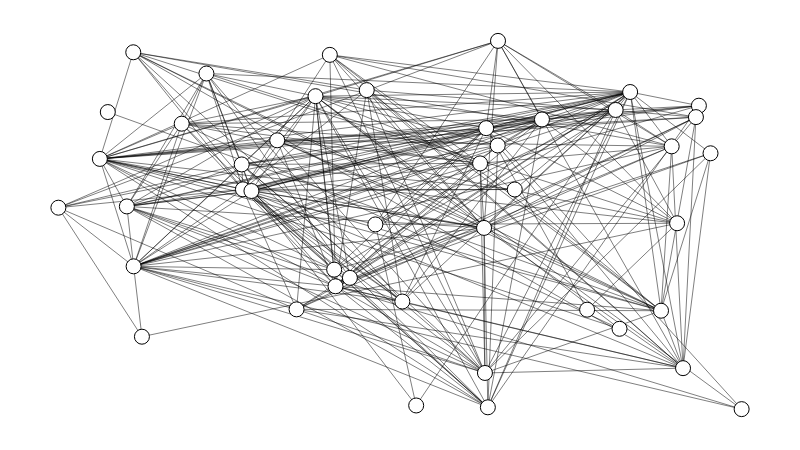

Source (notebook cell):
### Code cell
g = fm.load('marvel.gml')
g.label_nodes('name')
g.set_all_nodes(size=15, labpos='hover')
g.set_all_edges(color=(0, 0, 0, 0.5))
g.draw()

### Figure 1 — Plotly figure (JSON) as saved in the notebook; plotly's stock layout.template omitted (floating-point values rounded to 4 significant figures; data arrays with more than 128 entries replaced by an {"elided": "..."} marker saying what was removed)
{"data": [{"hoverinfo": "none", "line": {"color": "rgb(127, 127, 127)", "dash": "solid", "width": 0}, "mode": "lines", "type": "scatter", "x": [0.4932, 0.4932, null, 0, 1, null], "y": [0, 1, null, 0.4952, 0.4952, null]}, {"hoverinfo": "none", "line": {"color": "rgba(0, 0, 0, 0.5)", "dash": "solid", "width": 1}, "mode": "lines", "type": "scatter", "x": {"elided": "840 float values"}, "y": {"elided": "840 float values"}}, {"hoverinfo": "text", "marker": {"color": "rgb(255, 255, 255)", "line": {"color": "rgb(0, 0, 0)", "width": 1}, "size": 15, "symbol": "circle"}, "mode": "markers", "text": ["Red Skull", "Lady Deathstrike", "Omega Red", "Sabretooth", "Doctor Doom", "Loki", "Thanos", "Lizard", "Magneto", "Mister Sinister", "Scarlet Witch", "Bullseye", "Kingpin", "Kraven the Hunter", "Dormammu", "Mephisto", "Ego", "Klaw", "Leader", "Onslaught", "Kang", "Apocalypse", "Mystique", "Doctor Octopus", "Rhino", "Carnage", "Hydro-Man", "Blizzard", "Mandarin", "Blob", "Tiger Shark", "Exodus", "Electro", "Lady Bullseye", "Annihilus", "Chameleon", "Jigsaw", "Pyro", "Goblin Queen", "Callisto", "Arclight", "Fabian Cortez", "Bloodaxe", "Blackout"], "textfont": {"color": "rgb(0, 0, 0)"}, "textposition": "middle center", "type": "scatter", "x": [0.3763, 0.6172, 0.1096, 0.623, 0.1101, 0.2701, 0.2826, 0.8156, 0.4056, 0.9142, 0.8368, 0.1805, 0.06072, 0.6434, 0.5034, 0.2167, 0.668, 0.6286, 0.643, 0.3486, 0.2683, 0.6243, 0.882, 0.7078, 0.6261, 0.5237, 0.9375, 0.1223, 0, 0.8976, 1, 0.9545, 0.9056, 0.8213, 0.1002, 0.4639, 0.4037, 0.3203, 0.4513, 0.3973, 0.9331, 0.07236, 0.4267, 0.7738], "y": [0.8498, 0.6673, 0.969, 0.4921, 0.3878, 0.5969, 0.5924, 0.8124, 0.3336, 0.1112, 0.8611, 0.7751, 0.6795, 1, 0.2922, 0.9114, 0.5965, 0.004928, 0.716, 0.2709, 0.6645, 0.0982, 0.2672, 0.7866, 0.763, 0.009893, 0.824, 0.1967, 0.547, 0.7136, 0, 0.6947, 0.5047, 0.2181, 0.5505, 0.5016, 0.3788, 0.73, 0.8663, 0.962, 0.793, 0.8067, 0.3565, 0.27]}, {"hoverinfo": "none", "mode": "text", "text": [], "textfont": {"color": "rgb(255, 255, 255)"}, "textposition": "middle center", "type": "scatter", "x": [], "y": []}, {"hoverinfo": "none", "mode": "text", "text": [null, null, null, null, null, null, null, null, null, null, null, null, null, null, null, null, null, null, null, null, null, null, null, null, null, null, null, null, null, null, null, null, null, null, null, null, null, null, null, null, null, null, null, null], "textfont": {"color": "rgb(0, 0, 0)"}, "textposition": "middle center", "type": "scatter", "x": [0.3763, 0.6172, 0.1096, 0.623, 0.1101, 0.2701, 0.2826, 0.8156, 0.4056, 0.9142, 0.8368, 0.1805, 0.06072, 0.6434, 0.5034, 0.2167, 0.668, 0.6286, 0.643, 0.3486, 0.2683, 0.6243, 0.882, 0.7078, 0.6261, 0.5237, 0.9375, 0.1223, 0, 0.8976, 1, 0.9545, 0.9056, 0.8213, 0.1002, 0.4639, 0.4037, 0.3203, 0.4513, 0.3973, 0.9331, 0.07236, 0.4267, 0.7738], "y": [0.8498, 0.6673, 0.969, 0.4921, 0.3878, 0.5969, 0.5924, 0.8124, 0.3336, 0.1112, 0.8611, 0.7751, 0.6795, 1, 0.2922, 0.9114, 0.5965, 0.004928, 0.716, 0.2709, 0.6645, 0.0982, 0.2672, 0.7866, 0.763, 0.009893, 0.824, 0.1967, 0.547, 0.7136, 0, 0.6947, 0.5047, 0.2181, 0.5505, 0.5016, 0.3788, 0.73, 0.8663, 0.962, 0.793, 0.8067, 0.3565, 0.27]}, {"hoverinfo": "none", "mode": "text", "text": {"elided": "280 null values"}, "textfont": {"color": "rgb(0, 0, 0)"}, "textposition": "middle center", "type": "scatter", "x": {"elided": "280 float values"}, "y": {"elided": "280 float values"}}, {"hoverinfo": "none", "marker": {"color": "rgba(255, 255, 255, 0)", "line": {"color": "rgba(255, 255, 255, 0)", "width": 0}, "size": 0, "symbol": "circle"}, "mode": "markers", "type": "scatter", "x": [0.5, 0, 1, 0.5], "y": [0, 0.5, 0.5, 1]}], "layout": {"height": 450, "hovermode": "closest", "margin": {"b": 10, "l": 10, "r": 10, "t": 10}, "plot_bgcolor": "rgb(255, 255, 255)", "showlegend": false, "width": 800, "xaxis": {"showgrid": false, "showticklabels": false, "zeroline": false}, "yaxis": {"showgrid": false, "showticklabels": false, "zeroline": false}}}
